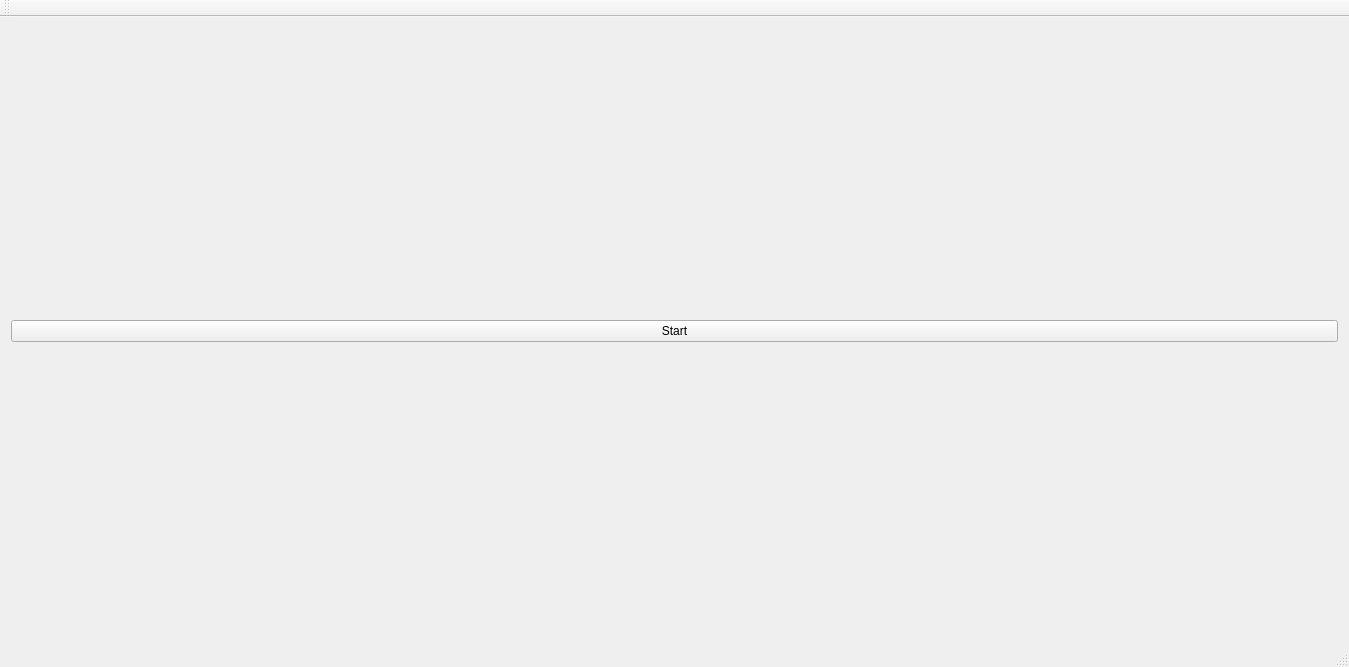
<?xml version="1.0" encoding="UTF-8"?>
<ui version="4.0">
 <class>MainWindow</class>
 <widget class="QMainWindow" name="MainWindow">
  <property name="geometry">
   <rect>
    <x>0</x>
    <y>0</y>
    <width>1349</width>
    <height>667</height>
   </rect>
  </property>
  <property name="windowTitle">
   <string>Vector clocks</string>
  </property>
  <widget class="QWidget" name="centralWidget">
   <layout class="QVBoxLayout" name="verticalLayout">
    <item>
     <widget class="QPushButton" name="pushButton">
      <property name="text">
       <string>Start</string>
      </property>
     </widget>
    </item>
   </layout>
  </widget>
  <widget class="QMenuBar" name="menuBar">
   <property name="geometry">
    <rect>
     <x>0</x>
     <y>0</y>
     <width>1349</width>
     <height>22</height>
    </rect>
   </property>
  </widget>
  <widget class="QToolBar" name="mainToolBar">
   <attribute name="toolBarArea">
    <enum>TopToolBarArea</enum>
   </attribute>
   <attribute name="toolBarBreak">
    <bool>false</bool>
   </attribute>
  </widget>
  <widget class="QStatusBar" name="statusBar"/>
 </widget>
 <layoutdefault spacing="6" margin="11"/>
 <resources/>
 <connections/>
</ui>
